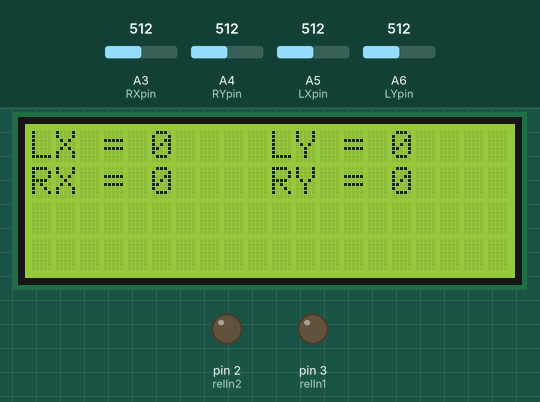
The sketch below on a simulated Arduino Nano, built with avr-gcc and run on an emulated ATmega328P. Shown: 20×4 character LCD, output pins drawn as LEDs (lit = HIGH). The test bench sets the inputs (shaded band); at power-on: A4 (RYpin) = 512, A6 (LYpin) = 512, A3 (RXpin) = 512, A5 (LXpin) = 512.

Above: at 1.2 s.
1.3 s: A4 (RYpin) set to 887
2.8 s: A4 (RYpin) set to 911
At 3.3 s:
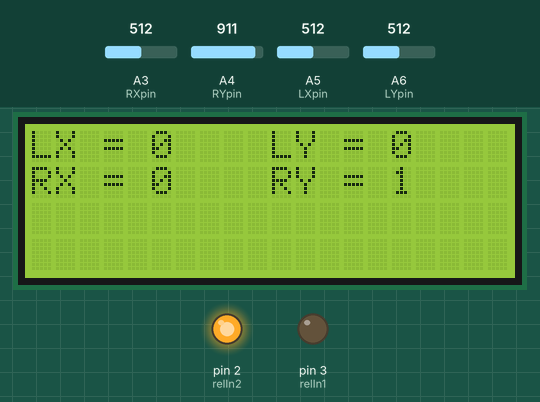
4.5 s: A6 (LYpin) set to 107
6.0 s: A6 (LYpin) set to 90
At 6.8 s:
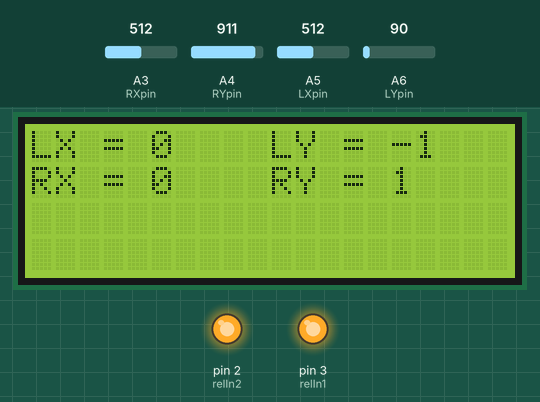
7.5 s: A4 (RYpin) set to 107
At 7.9 s:
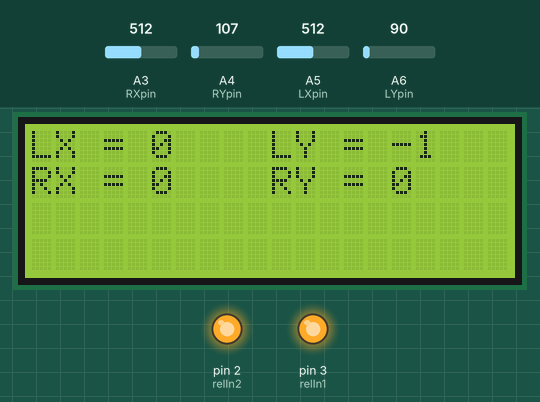
9.0 s: A4 (RYpin) set to 91
At 10.3 s:
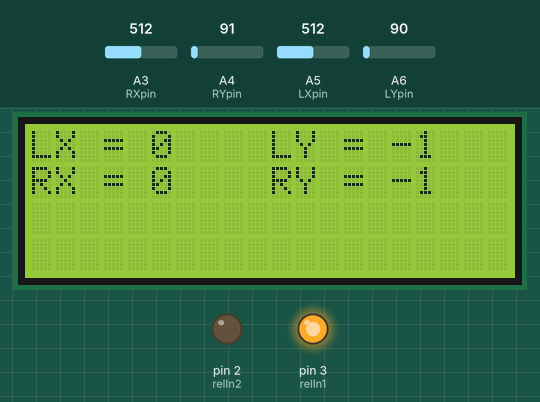
Timing chart, 0 to 11.5 s (numbered marks = the images above; inputs shaded):
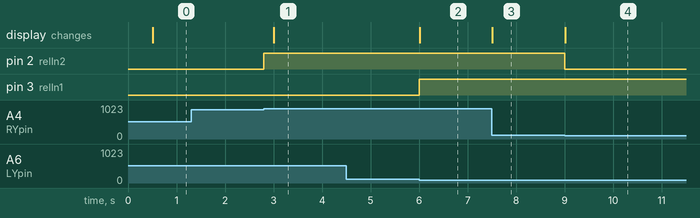

The sketch:

mini_excavator_main.ino
```cpp
  /*
      Group 5 - Carl Emil, Caroline Ø & Thomas T
      Mercantec - Viborg College of Technology

      Main software for mini excavator
      Sketch initiated 08/12-2018
      Latest update 04/02-2019
  */

  // - START OF CODE - //

  //------------------- Include the LiquidCrystal library --------------------//
  #include <LiquidCrystal.h>

  //------------------- Create integers for holding LCD pins --------------------//
  int RS = 10;
  int EN = 9;
  int D4 = 8;
  int D5 = 7;
  int D6 = 6;
  int D7 = 5;

  //------------------- Create an LCD object using the LC lib --------------------//
  LiquidCrystal lcd(RS, EN, D4, D5, D6, D7);

  //------------------- Ints for joysticks --------------------//
  int LXpin = A5; // Left x Input Pin
  int LYpin = A6; // Left y Input Pin
  int RXpin = A3; // Right x Input Pin
  int RYpin = A4; // Right y Input Pin

  int LXtem, LYtem, RXtem, RYtem = 0; // Left and right x and y placeholder values
  int LXval, LYval, RXval, RYval = 0; // Left and right x and y values

  int upperThreshold = 900; // Upper threshold for joysticks
  int lowerThreshold = 100; // Lower threshold for joysticks

  boolean armOut, armUp = false; // Triggers for arm movement
  boolean armIn, armDown = true;

  int relIn1 = 3;
  int relIn2 = 2;

  unsigned long previousMillis = 0;        // will store last time LED was updated

  // constants won't change:
  const long interval = 500;           // interval at which to blink (milliseconds)

  //------------------- Everything that needs to be run once, goes here --------------------//
  void setup() {
    lcd.begin(20, 4); // Initiate the LCD screen
    pinMode(relIn1, OUTPUT);
    pinMode(relIn2, OUTPUT);
    lcd.setCursor(0, 0);
    lcd.print("Setup completed");
  }

  //------------------- Everything in here is run once every time the code cycles --------------------//
  void loop() {
    unsigned long currentMillis = millis();
    directionRead();
    armMovement();
    if (currentMillis - previousMillis >= interval) {
      directionPrint();
      previousMillis = currentMillis;
    }
  }

  void directionRead() {
    LXtem = analogRead (LXpin);
    LYtem = analogRead (LYpin);
    RXtem = analogRead (RXpin);
    RYtem = analogRead (RYpin);

    if (LXtem >= upperThreshold) {
      LXval = 1;
    } else if (LXtem <= lowerThreshold) {
      LXval = -1;
    } else {
      LXval = 0;
    }

    if (LYtem >= upperThreshold) {
      LYval = 1;
      armDown = true;
      armUp = false;
    } else if (LYtem <= lowerThreshold) {
      LYval = -1;
      armDown = false;
      armUp = true;
    } else {
      LYval = 0;
      armDown = false;
      armUp = false;
    }

    if (RXtem >= upperThreshold) {
      RXval = 1;
    } else if (RXtem <= lowerThreshold) {
      RXval = -1;
    } else {
      RXval = 0;
    }

    if (RYtem >= upperThreshold) {
      RYval = 1;
      armOut = true;
      armIn = false;
    } else if (RYtem <= lowerThreshold) {
      RYval = -1;
      armOut = false;
      armIn = true;
    } else {
      RYval = 0;
      armOut = false;
      armIn = false;
    }
  }

  void armMovement() {
    if (armUp == true) {
      digitalWrite(relIn1, HIGH);
    } else if (armDown == true) {
      digitalWrite(relIn1, LOW);
    }

    if (armOut == true) {
      digitalWrite(relIn2, HIGH);
    } else if (armIn == true) {
      digitalWrite(relIn2, LOW);
    }
  }

  void directionPrint() {
    lcd.clear();

    lcd.setCursor(0, 0);
    lcd.print("LX = ");
    lcd.setCursor(5, 0);
    lcd.print(LXval);
    lcd.setCursor(10, 0);
    lcd.print("LY = ");
    lcd.setCursor(15, 0);
    lcd.print(LYval);

    lcd.setCursor(0, 1);
    lcd.print("RX = ");
    lcd.setCursor(5, 1);
    lcd.print(RXval);
    lcd.setCursor(10, 1);
    lcd.print("RY = ");
    lcd.setCursor(15, 1);
    lcd.print(RYval);
  }

  // - END OF CODE - //
```

Measured:
- the behaviour switches between 899 and 900 on A4 (RYpin) (found by bisection; images 0 and 1)
- the behaviour switches between 101 and 100 on A6 (LYpin) (found by bisection; images 1 and 2)
- the behaviour switches between 101 and 100 on A4 (RYpin) (found by bisection; images 3 and 4)
- after the input at 1.3 s, every drawn part: stays the same
- after the input at 2.8 s, pin 2 (relIn2): LOW → HIGH at once; the display: changes after 0.21 s (image 1)
- after the input at 4.5 s, every drawn part: stays the same
- after the input at 6.0 s, pin 3 (relIn1): LOW → HIGH at once; the display: changes at once (image 2)
- after the input at 7.5 s, the display: changes at once (image 3)
- after the input at 9.0 s, pin 2 (relIn2): HIGH → LOW at once; the display: changes at once (image 4)
